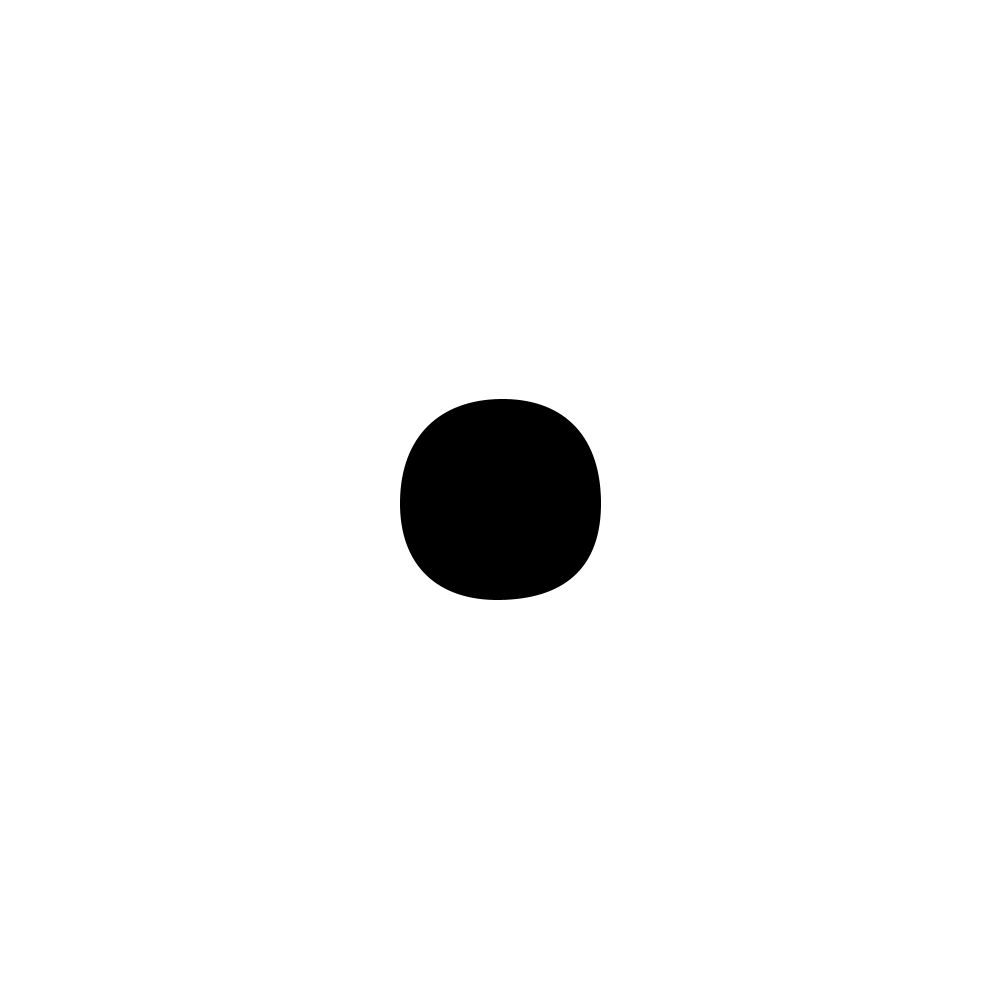
Frame 1 (no input)
Frame 60 (the mouse pressed at the canvas centre just before this capture): identical to frame 1, image omitted
Frame 120 (the mouse held since frame 60 and released just before this capture): identical to frame 1, image omitted

The Processing sketch that drew this single still picture (run headless with seeded random() and noise(); from frame 60 on, the mouse is pressed at the canvas centre):

// Processing sketch: airhead
// ── airhead.pde
dcurve cs = new dcurve();
ArrayList<dcurve> steps = new ArrayList<dcurve>();
int step = 0;
float state = 0.0;

void setup()
{
  size(1000,1000);
  cs = new dcurve();
  cs.addCurve(400.0,501.0,401.0,436.0,500.0,399.0,440.0,399.99997);
  cs.addCurve(500.0,399.0,560.0,398.00003,601.0,501.0,600.0,432.0);
  cs.addCurve(601.0,501.0,602.0,570.0,500.0,600.0,562.0,599.0);
  cs.addCurve(500.0,600.0,438.0,601.0,400.0,501.0,399.0,566.0);
  steps.add(cs);
  
  cs = new dcurve();
  cs.addCurve(6.0,498.0,6.000005,93.0,503.0,8.0,208.0,6.0);
  cs.addCurve(503.0,8.0,798.0,10.0,992.0,512.0,992.0,203.0);
  cs.addCurve(992.0,512.0,992.0,821.0,464.0,740.0,586.0,740.0);
  cs.addCurve(464.0,740.0,342.0,740.0,6.0,498.0,5.999995,903.0);
  steps.add(cs);
  
  cs = new dcurve();
  cs.addCurve(1.0,551.0,5.000138,-50.0,544.0,16.0,19.0,19.00001);
  cs.addCurve(544.0,16.0,1069.0,12.99999,987.0,548.0,984.0,34.00006);
  cs.addCurve(987.0,548.0,990.0,1062.0,464.0,740.0,586.0,740.0);
  cs.addCurve(464.0,740.0,342.0,740.0,1.0,551.0,-3.0001378,1152.0);
  steps.add(cs);
}

void draw()
{
  background(255);
  if(state>1)
  {
    state=0.0;
    step++;
    if(step > steps.size()-1)
    {
      step=0;
    }
  }
  int next=step+1;
  if(next > steps.size()-1) 
  {
    next=0;
  }
  dcurve act  = interpolate(steps.get(step),steps.get(next),state);
  //act.test();
  act.show();
}



dcurve interpolate(dcurve prev,dcurve next, float n)
{
  dcurve cc = new dcurve();
  for(int i=0; i<4; i++)
  {
    cc.addCurve(
      lerp(prev.curves[i].get(0),next.curves[i].get(0),state),
      lerp(prev.curves[i].get(1),next.curves[i].get(1),state),
      lerp(prev.curves[i].get(2),next.curves[i].get(2),state),
      lerp(prev.curves[i].get(3),next.curves[i].get(3),state),
      lerp(prev.curves[i].get(6),next.curves[i].get(6),state),
      lerp(prev.curves[i].get(7),next.curves[i].get(7),state),
      lerp(prev.curves[i].get(4),next.curves[i].get(4),state),
      lerp(prev.curves[i].get(5),next.curves[i].get(5),state)
    );
   }
  return(cc);
}

void mouseClicked()
{
  state=state+0.01;
}

// ── cpoint.pde
//control point object
class cpoint
{
  float x = 0.0;
  float y = 0.0;
  float d1 = 10.0;
  float d2 = 10.0;
  float a = 0.0;
  float cx1 = 0.0;
  float cy1 = 0.0;
  float cx2 = 0.0;
  float cy2 = 0.0;
  int i = 0;
  
  cpoint(float xx, float xy, float xa, float xd1, float xd2)
  {
    this.x=xx;
    this.y=xy;
    this.a=xa;
    this.d1 = xd1;
    this.d2 = xd2;
  }
}

class foundPoint
{
  int i = -1;
  int p = -1;
}

//shape object
class cshape
{
  cpoint[] p;
  foundPoint f;
  int cindex = 0;
    
  cshape(int n)
  {
    this.p = new cpoint[n];
    this.f =  new foundPoint();
  }
  
  //add a point to the shape
  void addPoint(float x, float y, float a, float d1, float d2)
  {
    this.p[this.cindex] = new cpoint(x,y,a,d1,d2);
    accountControlPoints(this.cindex);
    this.p[this.cindex].i=this.cindex;
    cindex++;
  }
  
  //account controlpoints
  void accountControlPoints(int i)
  {
    float cx1 = -p[i].d1;
    float cx2 = p[i].d2;
    float cy1 = 0;
    float cy2 = 0;
    pushMatrix();        
      translate(p[i].x,p[i].y);
      rotate(radians(p[i].a));
      this.p[i].cx1=screenX(cx1,cy1);
      this.p[i].cy1=screenY(cx1,cy1);
      this.p[i].cx2=screenX(cx2,cy2);
      this.p[i].cy2=screenY(cx2,cy2);            
    popMatrix();
  }
  
  void interaction()
  {    
    if(mousePressed == true) 
    {
      if(this.f.i==-1)
      {
        for(cpoint z : this.p)
        {
          float d=dist(mouseX,mouseY,z.x,z.y);
          if(d<40) this.f.i=z.i; //point was found
          d=dist(mouseX,mouseY,z.cx1,z.cy1);
          if(d<40) {this.f.i=z.i; this.f.p=1;} //1st control point was found
          d=dist(mouseX,mouseY,z.cx2,z.cy2);
          if(d<40) {this.f.i=z.i; this.f.p=2;} //2st control point was found
        }  
      }
    }
    else
    {
      this.f.i=-1;
      this.f.p=-1;
    }
    this.repPoint();    
  }
  
  void repPoint()
  {    
    if(this.f.i>=0)
    {
      if(this.f.p==-1)
      {
        this.p[this.f.i].x=mouseX;
        this.p[this.f.i].y=mouseY;
        accountControlPoints(this.f.i);
      }
      else
      {
        float d=dist(mouseX,mouseY,this.p[this.f.i].x,this.p[this.f.i].y);        
        float a=this.ang(mouseX,mouseY,this.p[this.f.i].x,this.p[this.f.i].y);
        this.p[this.f.i].d1=d;
        this.p[this.f.i].d2=d;        
        this.p[this.f.i].a=a;
        accountControlPoints(this.f.i);
      }
    }  
  }
  
  //get angle form two vectors
  float ang(float x1, float y1, float x2, float y2) 
  {
    float angle;
    float dx = x2 - x1;      // Run.
    float dy = y2 - y1;      // Rise.
    float slope = dy/dx;     // Slope = rise/run.
    if (dx >= 0 && dy >= 0) 
    {
      angle = degrees(atan(slope));
    }
    else if (dx < 0 && dy > 0) 
   {
      angle = degrees(atan(slope)) + 180;
    }
    else if (dx < 0 && dy <= 0) 
    {
      angle = degrees(atan(slope)) + 180;
    }
    else if (dx >=0 && dy < 0) 
    {
      angle = degrees(atan(slope)) + 360;
    }
    else angle = 1000; // This should never be true, but seems needed for println().
    return(angle);
  }
  
  void show()
  {
    for(cpoint z : this.p)
    {
      noStroke();
      fill(color(0,100,255,100));      
      ellipse(z.x,z.y,10,10);      
      fill(color(255,100,0,100));
      ellipse(z.cx1,z.cy1,10,10);
      fill(color(100,255,0,100));
      ellipse(z.cx2,z.cy2,10,10);
      strokeWeight(1);
      stroke(color(0,140,255));
      line(z.cx1,z.cy1,z.cx2,z.cy2);      
    }
    noFill();
    stroke(color(0,0,0));
    for(int i=0; i < p.length; i++)
    {
      int m=i+1;
      if(m>=p.length) m = 0;
      bezier(
      p[i].x,p[i].y,p[i].cx2,p[i].cy2,
      p[m].cx1,p[m].cy1,p[m].x,p[m].y);
    }
  }
  
  void print()
  {
    String res = "";
    for(int i=0; i < p.length; i++)
    {
      int m=i+1;
      if(m>=p.length) m = 0;
      res=res+"cs.addCurve("+p[i].x+","+p[i].y+","+p[i].cx2+","+p[i].cy2+","+p[m].x+","+p[m].y+","+p[m].cx1+","+p[m].cy1+");\n";
    }
    println(res);
  }
}

// ── dcurve.pde
class dcurve
{
 FloatList[] curves = new FloatList[100];
 int c = 0;
 

 void addCurve(float x1,float y1,float cx1,float cy1,float x2,float y2,float cx2,float cy2)
 {   
   curves[c]=new FloatList();
   curves[c].append(x1);
   curves[c].append(y1);
   curves[c].append(cx1);
   curves[c].append(cy1);
   curves[c].append(cx2);
   curves[c].append(cy2);
   curves[c].append(x2);
   curves[c].append(y2);   
   c++;
 }
 
 
 void show()
 {
   fill(0);
   noStroke();
   beginShape();  
   for(int i = 0; i<c; i++)
   {
     vertex(curves[i].get(0),curves[i].get(1));
     bezierVertex(
       curves[i].get(2),
       curves[i].get(3),
       curves[i].get(4),
       curves[i].get(5),
       curves[i].get(6),
       curves[i].get(7)
     );     
   }
   endShape();   
 }
 
 void test()
 {
   for(int i = 0; i<c; i++)
   {
     noFill();
     stroke(color(0,0,100,110));
     strokeWeight(2);
     bezier(
       curves[i].get(0),
       curves[i].get(1),
       curves[i].get(2),
       curves[i].get(3),
       curves[i].get(4),
       curves[i].get(5),
       curves[i].get(6),
       curves[i].get(7)
     );
     noStroke();
     fill(color(0,0,100,110));
     ellipse(curves[i].get(0),curves[i].get(1),12,12);
     ellipse(curves[i].get(6),curves[i].get(7),12,12);
     fill(color(100,0,0,110));
     ellipse(curves[i].get(2),curves[i].get(3),12,12);
     ellipse(curves[i].get(4),curves[i].get(5),12,12);
     stroke(color(100,0,0));
     strokeWeight(1);
     line(curves[i].get(0),curves[i].get(1),curves[i].get(2),curves[i].get(3));
     line(curves[i].get(4),curves[i].get(5),curves[i].get(6),curves[i].get(7));
   }
 }
 
 
}
